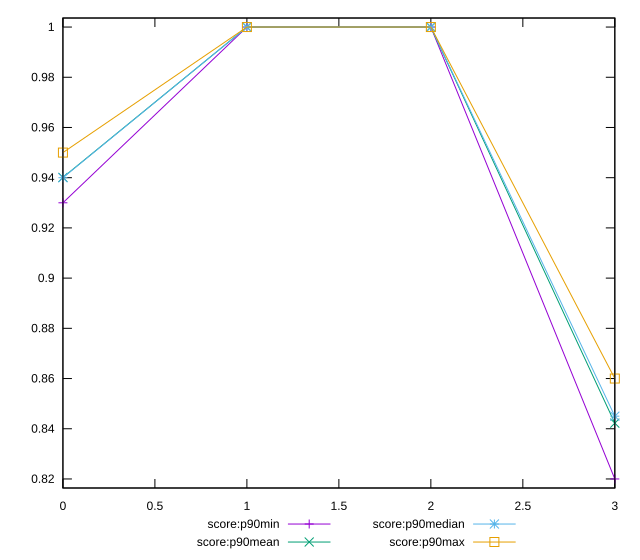

Here is the gnuplot script that generated this plot:
reset

$scoreP90Min <<EOF
0 0.93
1 1
2 1
3 0.82
EOF

$scoreP90Mean <<EOF
0 0.9401063829787223
1 1
2 1
3 0.8422340425531921
EOF

$scoreP90Median <<EOF
0 0.94
1 1
2 1
3 0.845
EOF

$scoreP90Max <<EOF
0 0.95
1 1
2 1
3 0.86
EOF

set key outside below
set xrange [0:3]
set yrange [0.8163999999999999:1.0036]
set trange [0.8163999999999999:1.0036]
set terminal svg size 640, 560 enhanced background rgb 'white'
set output "reports/report_00032_2021-02-25T10-28-15.087Z/mainthread-work-breakdown/progression/score.svg"

plot $scoreP90Min title "score:p90min" with linespoints, \
     $scoreP90Mean title "score:p90mean" with linespoints, \
     $scoreP90Median title "score:p90median" with linespoints, \
     $scoreP90Max title "score:p90max" with linespoints

reset
